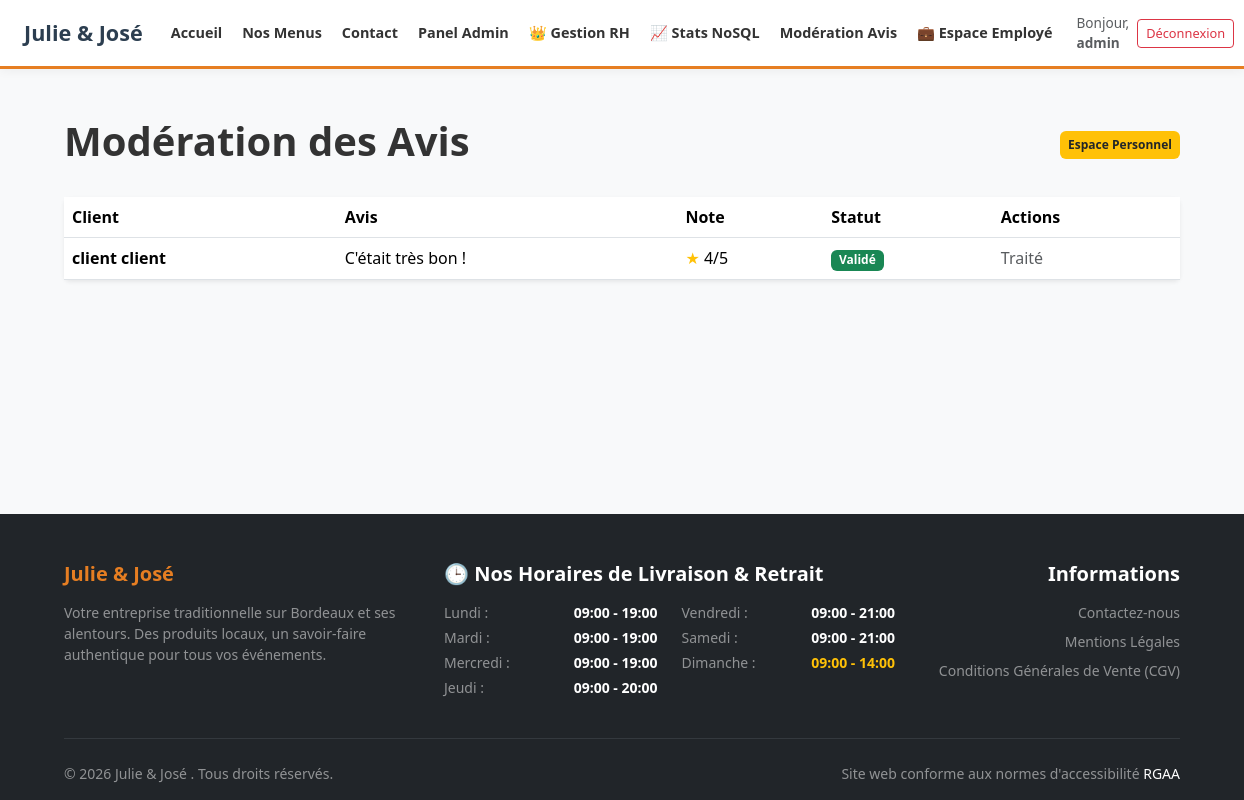
Screenshot of /admin_reviews.php (signed in) with the database file from the repository.
### tables this page shows
CREATE TABLE `avis` (
  `avis_id` int(11) NOT NULL,
  `note` int(11) NOT NULL,
  `description` varchar(50) DEFAULT NULL,
  `statut` varchar(50) DEFAULT NULL,
  `utilisateur_id` int(11) NOT NULL
);

CREATE TABLE `utilisateur` (
  `utilisateur_id` int(11) NOT NULL,
  `email` varchar(50) NOT NULL,
  `password` varchar(255) NOT NULL,
  `prenom` varchar(50) NOT NULL,
  `nom` varchar(50) NOT NULL,
  `telephone` varchar(50) DEFAULT NULL,
  `ville` varchar(50) DEFAULT NULL,
  `pays` varchar(50) DEFAULT NULL,
  `adresse_postale` varchar(50) DEFAULT NULL,
  `role_id` int(11) NOT NULL
);

### public/admin_reviews.php (the view, shortened to what this page needs)
<?php
require_once __DIR__ . '/../includes/header.php';
require_once __DIR__ . '/../includes/db_connect.php';
$stmt = $pdo->query("SELECT a.avis_id, a.description, a.note, a.statut, u.prenom, u.nom FROM avis a JOIN utilisateur u ON a.utilisateur_id = u.utilisateur_id ORDER BY a.avis_id DESC");
$reviews = $stmt->fetchAll();
?>
<div class="container py-5">
    <div class="d-flex justify-content-between align-items-center mb-4">
        <h1 class="fw-bold">Modération des Avis</h1>
        <span class="badge bg-warning text-dark p-2">Espace Personnel</span>
    </div>
    <div class="card shadow-sm border-0">
        <div class="table-responsive">
            <table class="table table-hover align-middle mb-0">
                <thead class="bg-light">
                    <tr>
                        <th>Client</th>
                        <th>Avis</th>
                        <th>Note</th>
                        <th>Statut</th>
                        <th>Actions</th>
                    </tr>
                </thead>
                <tbody>
                    <?php foreach ($reviews as $review): ?>
                    <tr>
                        <td><strong><?= htmlspecialchars($review['prenom'] . ' ' . $review['nom']) ?></strong></td>
                        <td><p class="mb-0 text-wrap" style="max-width: 400px;"><?= htmlspecialchars($review['description']) ?></p></td>
                        <td><span class="text-warning">★</span> <?= $review['note'] ?>/5</td>
                        <td>
                            <?php if($review['statut'] === 'valide'): ?>
                                <span class="badge bg-success">Validé</span>
                            <?php elseif($review['statut'] === 'refuse'): ?>
                                <span class="badge bg-danger">Refusé</span>
                            <?php else: ?>
                                <span class="badge bg-secondary">En attente</span>
                            <?php endif; ?>
                        </td>
                        <td>
                            <?php if($review['statut'] === 'en_attente'): ?>
                                <a href="review_status_update.php?id=<?= $review['avis_id'] ?>&status=valide" class="btn btn-sm btn-success">Valider</a>
                                <a href="review_status_update.php?id=<?= $review['avis_id'] ?>&status=refuse" class="btn btn-sm btn-outline-danger">Refuser</a>
                            <?php else: ?>
                                <span class="text-muted text-sm">Traité</span>
                            <?php endif; ?>
                        </td>
                    </tr>
                    <?php endforeach; ?>
                </tbody>
            </table>
        </div>
    </div>
</div>
<?php require_once __DIR__ . '/../includes/footer.php'; ?>

### assets/style.css (style rules this page uses)
:root { --main-orange: #FF7F50; --dark-orange: #E66A3D; --light-bg: #FFFFFF; }
body { background-color: var(--light-bg); color: #333; font-family: 'Segoe UI', sans-serif; }

### includes/header.php (style rules this page uses)
:root { --primary-orange: #E67E22; --dark-orange: #D35400; --light-bg: #F8F9FA; }
body { background-color: var(--light-bg); color: #333333; display: flex; flex-direction: column; min-height: 100vh; }

### rows the page displays
avis: utilisateur.nom "client client", description "C'était très bon !", note "4", statut "Validé"

### other values shown
$_SESSION['prenom'] "admin"
